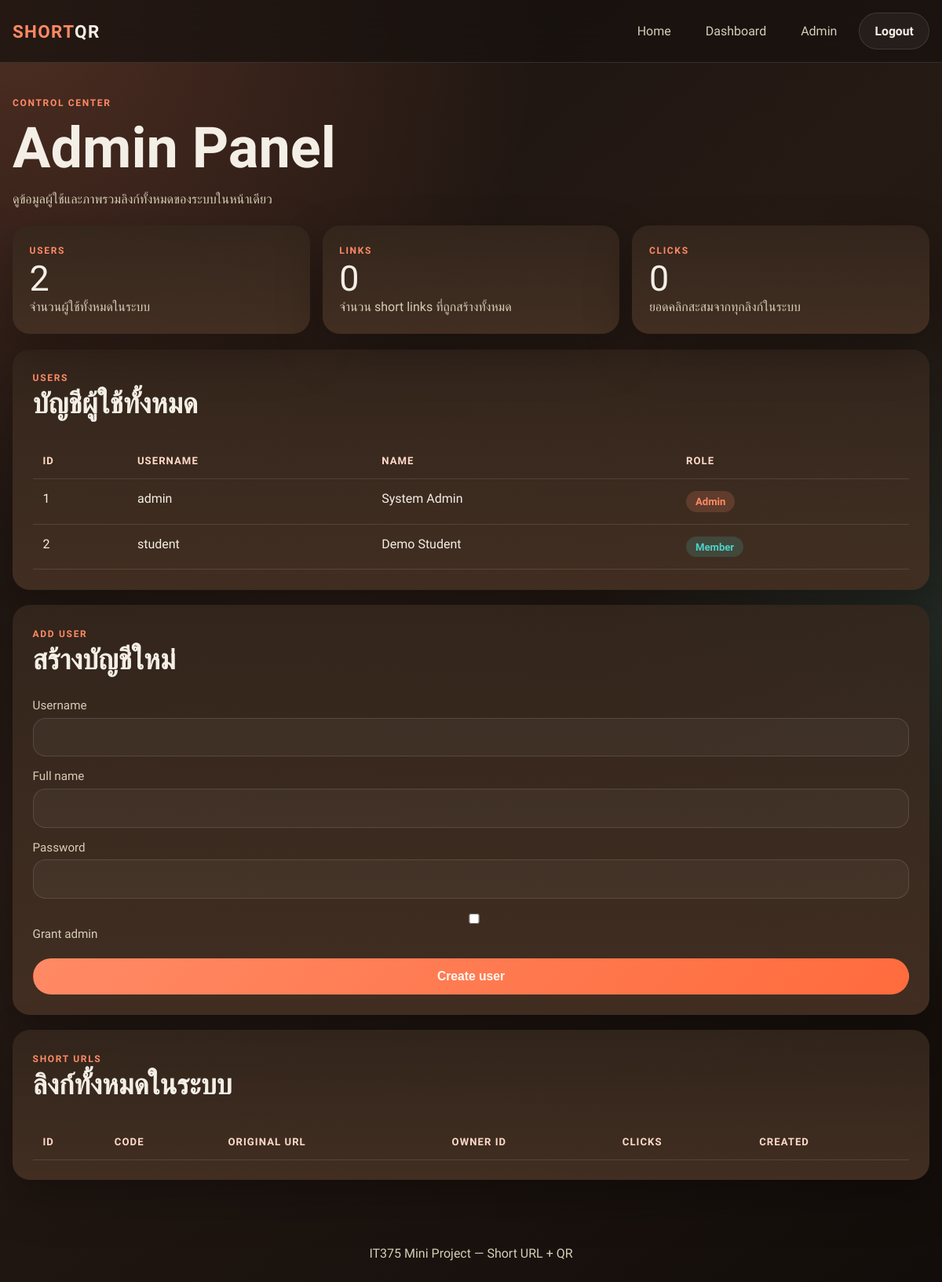
Page /admin (signed in) on the earlier database version.
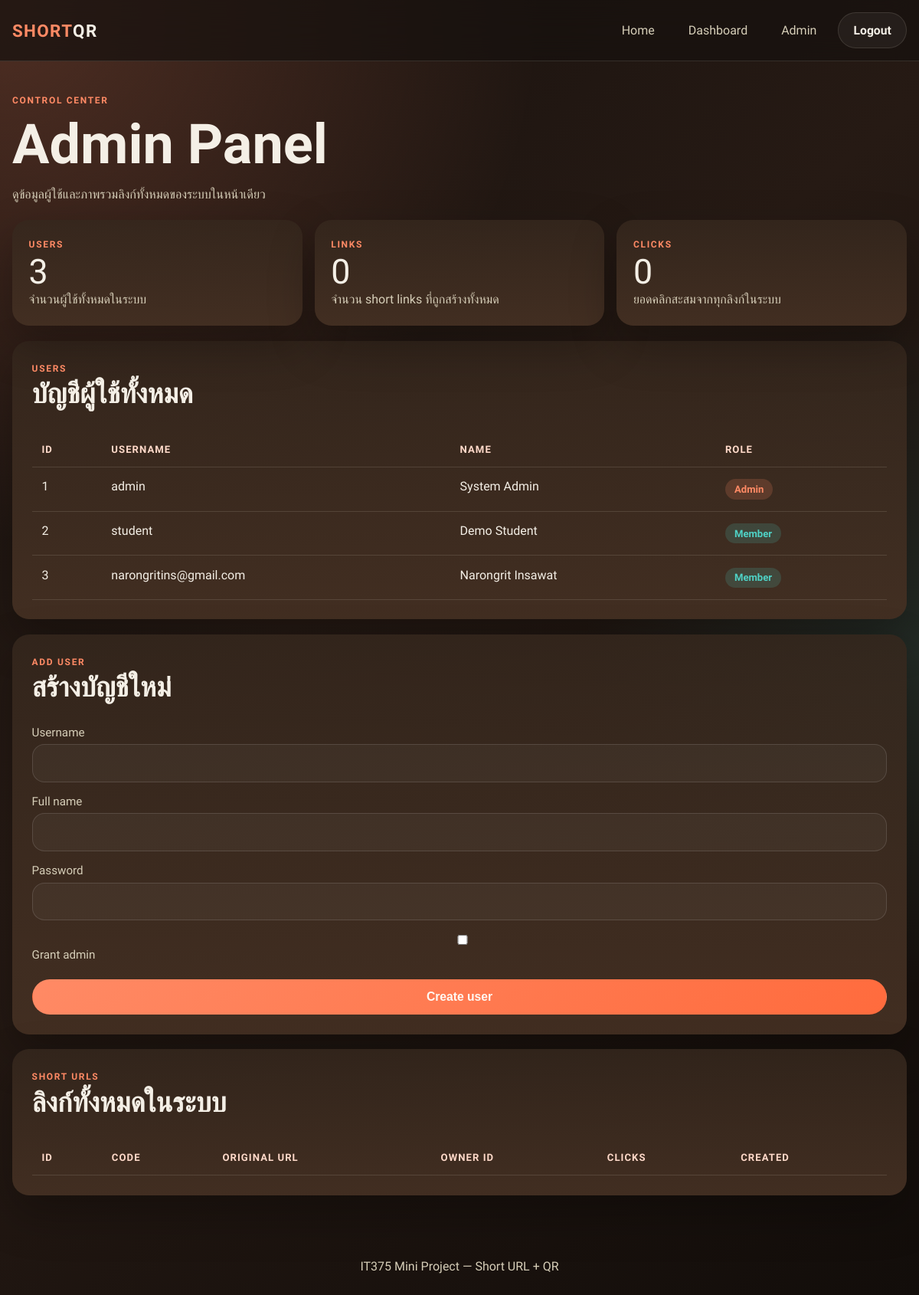
Same page on the later database version.
### app/models.py (models this page shows)
class User(Base):
    __tablename__ = "users"
    id: Mapped[int] = mapped_column(Integer, primary_key=True, index=True)
    username: Mapped[str] = mapped_column(String(50), unique=True, index=True)
    full_name: Mapped[Optional[str]] = mapped_column(String(100), nullable=True)
    hashed_password: Mapped[str] = mapped_column(String(255))
    is_admin: Mapped[bool] = mapped_column(Boolean, default=False)
    urls: Mapped[list["ShortURL"]] = relationship(back_populates="owner")

### app/routers/web.py (the view)
@router.get("/admin", response_class=HTMLResponse, include_in_schema=False)
def admin_panel(request: Request, db=Depends(get_db)):
    user = get_web_user(request, db)
    if not user:
        return RedirectResponse("/login", status_code=status.HTTP_303_SEE_OTHER)
    if not user.is_admin:
        return HTMLResponse("<h3>403 Forbidden</h3>", status_code=403)
    users = db.scalars(select(User).order_by(User.id)).all()
    urls = db.scalars(select(ShortURL).order_by(ShortURL.id.desc())).all()
    total_clicks = sum(len(item.clicks) for item in urls)
    return templates.TemplateResponse(
        "admin.html",
        {"request": request, "user": user, "users": users, "urls": urls, "total_clicks": total_clicks},
    )

### app/templates/admin.html (shortened to what this page needs)
{% extends "base.html" %}
{% block content %}
<section class="page-header">
  <span class="eyebrow">Control center</span>
  <h1>Admin Panel</h1>
  <p class="lead">ดูข้อมูลผู้ใช้และภาพรวมลิงก์ทั้งหมดของระบบในหน้าเดียว</p>
</section>
<section class="metric-grid">
  <article class="card metric-card">
    <p class="metric-label">Users</p>
    <p class="metric-value">{{ users|length }}</p>
    <p class="small">จำนวนผู้ใช้ทั้งหมดในระบบ</p>
  </article>
  <article class="card metric-card">
    <p class="metric-label">Links</p>
    <p class="metric-value">{{ urls|length }}</p>
    <p class="small">จำนวน short links ที่ถูกสร้างทั้งหมด</p>
  </article>
  <article class="card metric-card">
    <p class="metric-label">Clicks</p>
    <p class="metric-value">{{ total_clicks }}</p>
    <p class="small">ยอดคลิกสะสมจากทุกลิงก์ในระบบ</p>
  </article>
</section>
<section class="card">
  <div class="section-heading">
    <div>
      <p class="section-kicker">Users</p>
      <h2>บัญชีผู้ใช้ทั้งหมด</h2>
    </div>
  </div>
  <div class="table-wrap">
    <table>
      <thead>
        <tr>
          <th>ID</th>
          <th>Username</th>
          <th>Name</th>
          <th>Role</th>
        </tr>
      </thead>
      <tbody>
        {% for u in users %}
        <tr>
          <td>{{ u.id }}</td>
          <td>{{ u.username }}</td>
          <td>{{ u.full_name or '-' }}</td>
          <td>
            <span class="badge {{ 'badge-admin' if u.is_admin else 'badge-user' }}">
              {{ 'Admin' if u.is_admin else 'Member' }}
            </span>
          </td>
        </tr>
        {% endfor %}
      </tbody>
    </table>
  </div>
</section>
<section class="card">
  <div class="section-heading">
    <div>
      <p class="section-kicker">Add User</p>
      <h2>สร้างบัญชีใหม่</h2>
    </div>
  </div>
  <form method="post" action="/admin/users/create" class="stack-form">
    <div>
      <label for="username">Username</label>
      <input id="username" name="username" required />
    </div>
    <div>
      <label for="full_name">Full name</label>
      <input id="full_name" name="full_name" />
    </div>
    <div>
      <label for="password">Password</label>
      <input id="password" name="password" type="password" required />
    </div>
    <div>
      <label>
        <input type="checkbox" name="is_admin" value="1" /> Grant admin
      </label>
    </div>
    <button type="submit" class="btn btn-primary">Create user</button>
  </form>
</section>
<section class="card">
  <div class="section-heading">
    <div>
      <p class="section-kicker">Short URLs</p>
      <h2>ลิงก์ทั้งหมดในระบบ</h2>
    </div>
  </div>
  <div class="table-wrap">
    <table>
      <thead>
        <tr>
          <th>ID</th>
          <th>Code</th>
          <th>Original URL</th>
          <th>Owner ID</th>
          <th>Clicks</th>
          <th>Created</th>
        </tr>
      </thead>
    </table>
  </div>
</section>
{% endblock %}

### app/templates/base.html (shortened to what this page needs)
<!doctype html>
<html lang="th">
<head>
  <link rel="stylesheet" href="/static/style.css" />
</head>
<body>
  <header class="site-header">
    <div class="container header-inner">
      <a class="brand" href="/"><span class="brand-mark">Short</span>QR</a>
      <nav class="nav">
        <a href="/" class="nav-link">Home</a>
        {% if user %}
          <a href="/dashboard" class="nav-link">Dashboard</a>
          {% if user.is_admin %}<a href="/admin" class="nav-link">Admin</a>{% endif %}
          <a href="/logout" class="btn btn-secondary">Logout</a>
        {% else %}
          <a href="/login" class="btn btn-primary">Login</a>
        {% endif %}
      </nav>
    </div>
  </header>
  <main class="container">
    {% block content %}{% endblock %}
  </main>
  <footer class="footer">
    <div class="container">
      <p>IT375 Mini Project — Short URL + QR</p>
    </div>
  </footer>
</body>
</html>

Differences in the rows shown:
added User: id "3", username "narongritins@gmail.com", full_name "Narongrit Insawat", is_admin "Member"
Other differences:
{{ users|length }}: "2" → "3"
